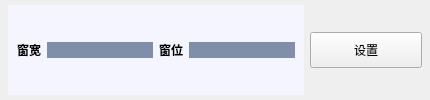
            <widget class="QWidget" name="widget_03" native="true">
             <property name="sizePolicy">
              <sizepolicy hsizetype="Preferred" vsizetype="Preferred">
               <horstretch>0</horstretch>
               <verstretch>2</verstretch>
              </sizepolicy>
             </property>
             <property name="styleSheet">
              <string notr="true">QWidget#widget_03{
border-top:2px solid rgb(100, 100, 100);
border-bottom:2px solid rgb(200, 200, 200);
}</string>
             </property>
             <layout class="QHBoxLayout" name="horizontalLayout_5">
              <property name="leftMargin">
               <number>8</number>
              </property>
              <property name="topMargin">
               <number>5</number>
              </property>
              <property name="rightMargin">
               <number>8</number>
              </property>
              <property name="bottomMargin">
               <number>5</number>
              </property>
              <item>
               <widget class="QWidget" name="widget" native="true">
                <layout class="QHBoxLayout" name="horizontalLayout_48">
                 <property name="leftMargin">
                  <number>0</number>
                 </property>
                 <property name="topMargin">
                  <number>0</number>
                 </property>
                 <property name="rightMargin">
                  <number>0</number>
                 </property>
                 <property name="bottomMargin">
                  <number>0</number>
                 </property>
                 <item>
                  <widget class="QWidget" name="widget_46" native="true">
                   <property name="sizePolicy">
                    <sizepolicy hsizetype="Preferred" vsizetype="Preferred">
                     <horstretch>5</horstretch>
                     <verstretch>0</verstretch>
                    </sizepolicy>
                   </property>
                   <property name="styleSheet">
                    <string notr="true">background-color: rgb(245, 245, 255);</string>
                   </property>
                   <layout class="QHBoxLayout" name="horizontalLayout_6">
                    <item>
                     <widget class="QLabel" name="label_2">
                      <property name="font">
                       <font>
                        <family>Times New Roman</family>
                        <weight>75</weight>
                        <bold>true</bold>
                       </font>
                      </property>
                      <property name="text">
                       <string>窗宽</string>
                      </property>
                     </widget>
                    </item>
                    <item>
                     <widget class="QLineEdit" name="lineEdit">
                      <property name="font">
                       <font>
                        <family>Times New Roman</family>
                       </font>
                      </property>
                      <property name="styleSheet">
                       <string notr="true">color: rgb(255, 255, 255);
background-color: rgb(127,143,169);
border:none;</string>
                      </property>
                      <property name="text">
                       <string/>
                      </property>
                     </widget>
                    </item>
                    <item>
                     <widget class="QLabel" name="label_3">
                      <property name="font">
                       <font>
                        <family>Times New Roman</family>
                        <weight>75</weight>
                        <bold>true</bold>
                       </font>
                      </property>
                      <property name="text">
                       <string>窗位</string>
                      </property>
                     </widget>
                    </item>
                    <item>
                     <widget class="QLineEdit" name="lineEdit_2">
                      <property name="font">
                       <font>
                        <family>Times New Roman</family>
                       </font>
                      </property>
                      <property name="styleSheet">
                       <string notr="true">color: rgb(255, 255, 255);
background-color: rgb(127,143,169);
border:none;</string>
                      </property>
                      <property name="text">
                       <string/>
                      </property>
                     </widget>
                    </item>
                   </layout>
                  </widget>
                 </item>
                 <item>
                  <widget class="QPushButton" name="setWL">
                   <property name="sizePolicy">
                    <sizepolicy hsizetype="Minimum" vsizetype="Fixed">
                     <horstretch>1</horstretch>
                     <verstretch>0</verstretch>
                    </sizepolicy>
                   </property>
                   <property name="minimumSize">
                    <size>
                     <width>112</width>
                     <height>36</height>
                    </size>
                   </property>
                   <property name="styleSheet">
                    <string notr="true">QPushButton{
background-color: qlineargradient(spread:pad, x1:0.5, y1:0.5, x2:0.5, y2:-0.5, stop:0 rgba(46, 51, 138, 255), stop:1 rgba(255, 255, 255, 255));
border-radius:10px;
color: rgb(255, 255, 255);
font: 9pt &quot;Times New Roman&quot;;
font-weight: 500;
}
QPushButton:pressed{
background-color: qlineargradient(spread:pad, x1:0.5, y1:0.5, x2:0.5, y2:-0.3, stop:0 rgb(88, 88, 200, 255), stop:1 rgba(255, 255, 255, 255));
};</string>
                   </property>
                   <property name="text">
                    <string>设置</string>
                   </property>
                  </widget>
                 </item>
                </layout>
               </widget>
              </item>
             </layout>
            </widget>
